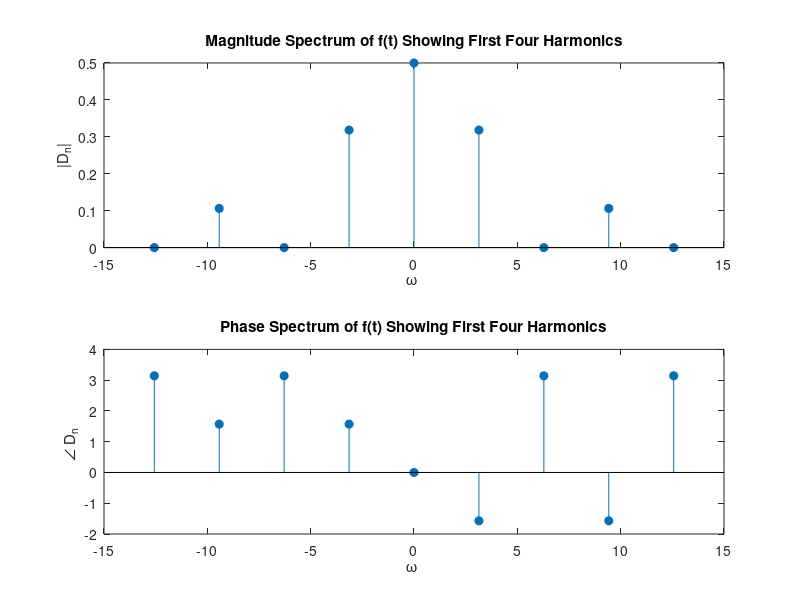

Write the MATLAB code that produced this figure.
clear;						% clear matlab's memory
figure(2); clf;					% open and clear figure 2

To = 2; wo = 2*pi/To;			        % fundamental period and frequency

D0 = 0.5;					% signal offset, 0 frequency term

i = 1;						% vector index to help store Dn and w

for n = -4:-1,					% loop over negative n
   Dn(i) = (1 - exp(-j*n*pi))/(j*2*pi*n);	% Compute & store fourier coef.
   w(i) = n*wo;					% store associated frequency
	i = i + 1;				% increment vector index   
end;

Dn(i) = D0; w(i) = 0;                           % store 0 frequency terms							
i = i + 1;					% increment vector index

for n = 1:4,					% loop over positive n
   Dn(i) = (1 - exp(-j*n*pi))/(j*2*pi*n);	% Compute & store Fourier coef.
   w(i) = n*wo;					% store associated frequency
   i = i + 1;					% increment vector index;
end;
   
subplot(2,1,1);					% plot magnitude spectrum of f(t)
stem(w,abs(Dn),'filled');
xlabel('\omega ');
ylabel('|D_n|');
title('Magnitude Spectrum of f(t) Showing First Four Harmonics');

subplot(2,1,2);					% plot phase spectrum of f(t)
stem(w,angle(Dn),'filled');
xlabel('\omega ');
ylabel('\angle D_n ');
title('Phase Spectrum of f(t) Showing First Four Harmonics');